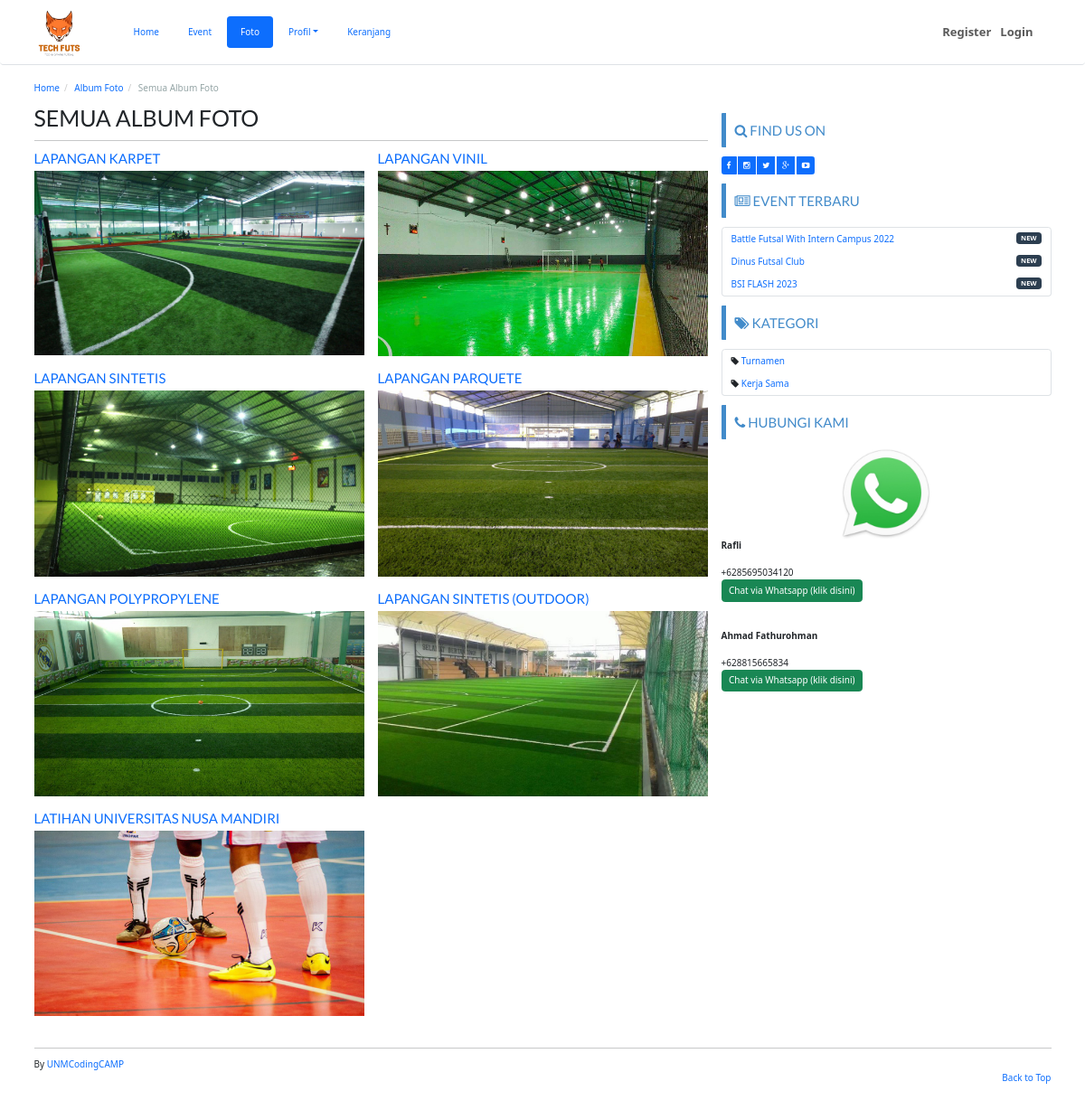
/index.php/gallery/album, run on the app's committed database.
### tables this page shows
CREATE TABLE `company` (
  `id_company` int(11) NOT NULL,
  `company_name` varchar(100) NOT NULL,
  `company_desc` text NOT NULL,
  `company_address` text NOT NULL,
  `company_maps` text NOT NULL,
  `company_phone` char(30) NOT NULL,
  `company_phone2` char(30) NOT NULL,
  `company_fax` char(30) NOT NULL,
  `company_email` char(30) NOT NULL,
  `foto` text NOT NULL,
  `foto_type` char(10) NOT NULL,
  `created` datetime NOT NULL DEFAULT current_timestamp(),
  `modified` datetime DEFAULT NULL,
  `created_by` char(50) NOT NULL,
  `modified_by` char(50) NOT NULL
);

CREATE TABLE `album` (
  `id_album` int(11) NOT NULL,
  `nama_album` char(50) NOT NULL,
  `slug_album` char(50) NOT NULL,
  `foto` text NOT NULL,
  `created_by` char(20) NOT NULL,
  `created_at` datetime NOT NULL DEFAULT current_timestamp(),
  `modified_by` char(20) DEFAULT NULL,
  `modified_at` datetime DEFAULT NULL ON UPDATE current_timestamp()
);

CREATE TABLE `event` (
  `id_event` int(11) NOT NULL,
  `nama_event` varchar(100) NOT NULL,
  `slug_event` varchar(100) DEFAULT NULL,
  `deskripsi` text DEFAULT NULL,
  `kategori` int(11) DEFAULT NULL,
  `foto` text DEFAULT NULL,
  `foto_type` char(10) DEFAULT NULL,
  `created_at` datetime NOT NULL DEFAULT current_timestamp(),
  `created_by` char(50) NOT NULL,
  `modified_at` datetime DEFAULT NULL ON UPDATE current_timestamp(),
  `modified_by` char(50) NOT NULL
);

CREATE TABLE `kategori` (
  `id_kategori` int(11) NOT NULL,
  `nama_kategori` varchar(20) NOT NULL,
  `slug_kat` varchar(20) NOT NULL,
  `created_by` char(50) NOT NULL,
  `created_at` datetime NOT NULL DEFAULT current_timestamp(),
  `modified_by` char(50) NOT NULL,
  `modified_at` datetime DEFAULT NULL ON UPDATE current_timestamp()
);

CREATE TABLE `kontak` (
  `id_kontak` int(11) NOT NULL,
  `nama_kontak` char(50) NOT NULL,
  `nohp` char(50) NOT NULL,
  `created_by` char(50) NOT NULL,
  `created_at` datetime NOT NULL DEFAULT current_timestamp(),
  `modified_by` char(50) NOT NULL,
  `modified_at` datetime DEFAULT NULL ON UPDATE current_timestamp()
);

### application/controllers/Gallery.php (called while the page is built, shortened)
<?php
class Gallery extends CI_Controller {
	function __construct()
  {
		$this->load->helper('clean');
		$this->load->model('Album_model');
		$this->load->model('Company_model');
		$this->load->model('Event_model');
		$this->load->model('Foto_model');
		$this->load->model('Kategori_model');
		$this->load->model('Kontak_model');
		$this->data['company_data'] 			= $this->Company_model->get_by_company();
		$this->data['event_sidebar'] 			= $this->Event_model->get_all_sidebar();
		$this->data['kategori_sidebar'] 	= $this->Kategori_model->get_all();
		$this->data['kontak_sidebar'] 		= $this->Kontak_model->get_all();
  }
	public function album()
	{
    $this->data['title'] = "Semua Album Foto";
    $this->load->library('pagination');
    $config['per_page'] = 12;
    $dari = $this->uri->segment('4');
    $this->data['album_all'] = $this->Album_model->get_all_arsip($config['per_page'],$dari);
    $this->load->view('front/album/body', $this->data);
	}
}

### index.php (called while the page is built, shortened)
<?php
require_once BASEPATH.'core/CodeIgniter.php';

### application/models/Company_model.php (called while the page is built, shortened)
<?php  if ( ! defined('BASEPATH')) exit('No direct script access allowed');
class Company_model extends CI_Model
{
  public $table = 'company';
  function get_by_company()
  {
    $this->db->where('id_company', '1');
    return $this->db->get($this->table)->row();
  }
}

### application/models/Album_model.php (called while the page is built, shortened)
<?php  if ( ! defined('BASEPATH')) exit('No direct script access allowed');
class Album_model extends CI_Model
{
  public $table = 'album';
  public $id    = 'id_album';
  function get_all_arsip($per_page,$dari)
  {
    $this->db->order_by($this->id, 'DESC');
    $query = $this->db->get($this->table,$per_page,$dari);
    return $query->result();
  }
}

### application/models/Event_model.php (called while the page is built, shortened)
<?php  if ( ! defined('BASEPATH')) exit('No direct script access allowed');
class Event_model extends CI_Model
{
  public $table = 'event';
  public $id    = 'id_event';
  public $order = 'DESC';
  function get_all_sidebar()
  {
    $this->db->limit(3);
    $this->db->order_by($this->id, $this->order);
    return $this->db->get($this->table)->result();
  }
}

### application/models/Kategori_model.php (called while the page is built, shortened)
<?php  if ( ! defined('BASEPATH')) exit('No direct script access allowed');
class Kategori_model extends CI_Model
{
  public $table = 'kategori';
  function get_all()
  {
    return $this->db->get($this->table)->result();
  }
}

### application/models/Kontak_model.php (called while the page is built, shortened)
<?php  if ( ! defined('BASEPATH')) exit('No direct script access allowed');
class Kontak_model extends CI_Model
{
  public $table = 'kontak';
  function get_all()
  {
    return $this->db->get($this->table)->result();
  }
}

### application/views/front/album/body.php (the view, shortened to what this page needs)
<?php $this->load->view('front/header'); ?>
<?php $this->load->view('front/navbar'); ?>
<div class="container">
	<ol class="breadcrumb">
		<li><a href="<?php echo base_url() ?>">Home</a></li>
		<li><a href="<?php echo base_url('gallery/album') ?>">Album Foto</a></li>
		<li class="active"><?php echo $title ?></li>
	</ol>
	<div class="row">
		<div class="col-md-8"><h1><?php echo strtoupper($title) ?></h1><hr>
			<div class="row">
				<?php foreach($album_all as $album){ ?>
					<div class="col-lg-6">
						<h4><a href="#"><?php echo $album->nama_album ?></a></h4>
						<a href="<?php echo base_url("gallery/read/$album->slug_album") ?>">
							<?php
							if(empty($album->foto)) {echo "<img class='img-responsive' src='".base_url()."assets/images/no_image_thumb.png'>";}
							else { echo " <img class='img-responsive' src='".base_url()."assets/images/album/".$album->foto."'> ";}
							?>
						</a><br>
					</div>
				<?php } ?>
			</div>
		</div>
		<?php $this->load->view('front/sidebar'); ?>
	</div>
</div>

### application/views/front/navbar.php (shortened to what this page needs)
<!DOCTYPE html>
<html lang="en">
<head>
  <link href="https://cdn.jsdelivr.net/npm/bootstrap@5.3.3/dist/css/bootstrap.min.css" rel="stylesheet">
</head>
<body>
<nav class="navbar navbar-expand-lg navbar-light fixed-top border-bottom bg-white">
  <div class="container">
    <a class="navbar-brand" href="<?php echo base_url() ?>" style="padding:0;">
      <img src="<?php echo base_url('assets/images/company/').$company_data->foto.$company_data->foto_type ?>" alt="<?php echo $company_data->company_name ?>" width="85px">
    </a>
    <div class="collapse navbar-collapse" id="navbarNav">
      <ul class="nav nav-pills">
        <li class="nav-item">
          <a class="nav-link <?php if($this->uri->segment(1) == ""){echo "active";} ?>" href="<?php echo base_url() ?>">Home</a>
        </li>
        <li class="nav-item">
          <a class="nav-link <?php if($this->uri->segment(1) == "event"){echo "active";} ?>" href="<?php echo base_url('event') ?>">Event</a>
        </li>
        <li class="nav-item">
          <a class="nav-link <?php if($this->uri->segment(1) == "gallery"){echo "active";} ?>" href="<?php echo base_url('gallery/album') ?>">Foto</a>
        </li>
        <li class="nav-item dropdown">
          <a class="nav-link dropdown-toggle <?php if($this->uri->segment(1) == "about" || $this->uri->segment(1) == "contact"){echo "active";} ?>" href="#" id="navbarDropdown" role="button" data-bs-toggle="dropdown" aria-expanded="false">Profil</a>
        </li>
        <li class="nav-item">
          <a class="nav-link <?php if($this->uri->segment(1) == "cart" && $this->uri->segment(2) == ""){echo "active";} ?>" href="<?php echo base_url('cart') ?>">Keranjang</a>
        </li>
      </ul>
      <ul class="navbar-nav ms-auto">
        <?php if($this->session->userdata('usertype') != NULL){ ?>
          <li class="nav-item dropdown">
            <a class="nav-link dropdown-toggle" href="#" id="userDropdown" role="button" data-bs-toggle="dropdown" aria-expanded="false">
              Hi, <?php echo $this->session->userdata('username') ?>
            </a>
            <ul class="dropdown-menu dropdown-menu-end" aria-labelledby="userDropdown">
              <li><a class="dropdown-item" href="<?php echo base_url('cart/history') ?>">Riwayat Booking</a></li>
              <li><a class="dropdown-item" href="<?php echo base_url('auth/edit_profil/').$this->session->userdata('user_id') ?>">Edit Profil</a></li>
              <li><a class="dropdown-item" href="<?php echo base_url('auth/profil') ?>">Profil Saya</a></li>
              <li><hr class="dropdown-divider"></li>
              <li><a class="dropdown-item" href="<?php echo base_url('auth/logout') ?>">Logout</a></li>
            </ul>
          </li>
        <?php } else { ?>
          <li class="nav-item"><a class="nav-link" href="<?php echo base_url('auth/register') ?>"><b style="font-size: 13px">Register</b></a></li>
          <li class="nav-item"><a class="nav-link" href="<?php echo base_url('auth/login') ?>"><b style="font-size: 13px">Login</b></a></li>
        <?php } ?>
      </ul>
    </div>
  </div>
</nav>
</body>
</html>

### application/views/front/modul/mod_event.php
<div class="bs-callout bs-callout-primary mt-3">
  <h4><i class="fa fa-newspaper-o"></i> Event Terbaru</h4>
</div>
<ul class="list-group">
  <?php
  foreach ($event_sidebar as $event_sidebar) {
  ?>
    <li class="list-group-item">
      <span class="badge">NEW</span>
      <?php echo anchor('event/read/' . $event_sidebar->slug_event . '', '' . $event_sidebar->nama_event . '') ?>
    </li>
  <?php } ?>
</ul>

### application/views/front/modul/mod_kategori.php (shortened to what this page needs)
<div class="bs-callout bs-callout-primary"><h4><i class="fa fa-tags"></i> Kategori</h4></div>
<ul class="list-group">
  <?php
  foreach ($kategori_sidebar as $kategori_sidebar)
  {
  ?>
  <li class="list-group-item">
    <i class="fa fa-tag"></i> <?php echo anchor('event/kategori/'.$kategori_sidebar->slug_kat.'',''.$kategori_sidebar->nama_kategori.'') ?>
  </li>
  <?php } ?>
</ul>

### application/views/front/modul/mod_cs.php
<div class="bs-callout bs-callout-primary"><h4><i class="fa fa-phone"></i> Hubungi Kami</h4></div>
<ul class="list-group">
  <div align="center"><img src="<?php echo base_url('assets/images/wa.jpg') ?>" width="100px"></div>
  <?php foreach($kontak_sidebar as $kontak){?>
    <b><?php echo $kontak->nama_kontak ?></b><br>
    +<?php echo $kontak->nohp ?><br>
    <a href="https://api.whatsapp.com/send?phone=+<?php echo $kontak->nohp ?>&text=Hi%20Gan,%20Saya%20mau%20booking%20lapangan">
      <button class="btn btn-success" type="submit" name="button">Chat via Whatsapp (klik disini)</button>
    </a><br><br>
  <?php } ?>
</ul>

### assets/template/frontend/css/custom.css (style rules this page uses)
body { padding-top: 90px; padding-bottom: 30px; }
h4 { font-weight: bold; text-transform: uppercase; }
.bs-callout { padding: 10px; margin-top: 10px; margin-bottom: 10px; border: 0px solid #eee; border-left-width: 5px; border-radius: 1px; }
.bs-callout h4 { margin-top: 0; margin-bottom: 0px; }
.bs-callout-primary { border-left-color: #428bca; }
.bs-callout-primary h4 { color: #428bca; }
a:hover, a:visited, a:link, a:active { text-decoration: none; }

### data on the page
company: foto+foto_type (picture)
album: nama_album "LAPANGAN KARPET", foto (picture)
album: nama_album "LAPANGAN VINIL", foto (picture)
album: nama_album "LAPANGAN SINTETIS", foto (picture)
album: nama_album "LAPANGAN PARQUETE", foto (picture)
album: nama_album "LAPANGAN POLYPROPYLENE", foto (picture)
album: nama_album "LAPANGAN SINTETIS (OUTDOOR)", foto (picture)
album: nama_album "LATIHAN UNIVERSITAS NUSA MANDIRI", foto (picture)
event: slug_event+nama_event "Battle Futsal With Intern Campus 2022"
event: slug_event+nama_event "Dinus Futsal Club"
event: slug_event+nama_event "BSI FLASH 2023"
kategori: slug_kat+nama_kategori "Turnamen"
kategori: slug_kat+nama_kategori "Kerja Sama"
kontak: nama_kontak "Rafli", nohp "6285695034120"
kontak: nama_kontak "Ahmad Fathurohman", nohp "628815665834"

### other printed values
$title "Semua Album Foto"
$title "SEMUA ALBUM FOTO"
